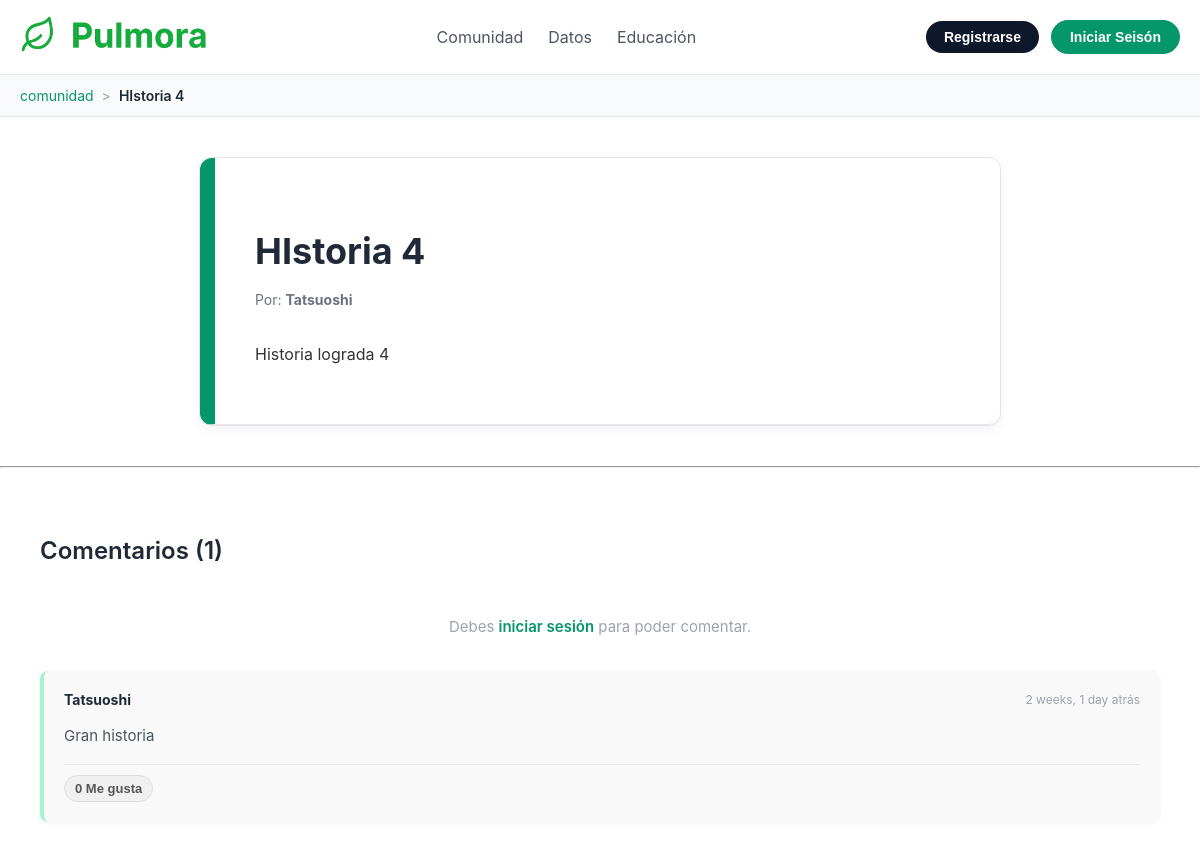
Screenshot of /post/15/ with the database file from the repository.
### Pulmora_Maps/models.py (models this page shows, shortened)
class Post(models.Model):
    author = models.ForeignKey(User, on_delete=models.CASCADE, related_name='posts')
    title = models.CharField(max_length=200)
    content = models.TextField()
    created_at = models.DateTimeField(auto_now_add=True)
    updated_at = models.DateTimeField(auto_now=True)
    likes = models.ManyToManyField(User, related_name='liked_posts', blank=True)
    class Meta:
        db_table = "publicaciones"
        ordering = ['-created_at']

class Comment(models.Model):
    post = models.ForeignKey(Post, on_delete=models.CASCADE, related_name='comments')
    author = models.ForeignKey(User, on_delete=models.CASCADE, related_name='users_comments')
    content = models.TextField()
    created_at = models.DateTimeField(auto_now_add=True)
    likes = models.ManyToManyField(User, related_name='liked_comments', blank=True)
    class Meta:
        db_table = "comentarios"
        ordering = ['-created_at']
    @property
    def total_likes(self):
        return self.likes.count()

### Pulmora_Maps/views.py (the view)
# urls.py: path('post/<int:post_id>/', views.post_details, name='post_detail'),
def post_details(request, post_id):
    post = get_object_or_404(Post,pk=post_id)
    if request.method == 'POST':
        if request.user.is_authenticated:
            content = request.POST.get('comment-content')
            if content:
                Comment.objects.create(post=post, author=request.user, content=content)
                return redirect('post_detail', post_id=post.id)
    comments = post.comments.all()
    context = {
        'post': post,
        'comments': comments,
        'breadcrumb': [
            {'name': 'comunidad', 'url': 'community'},
            {'name': post.title, 'url': None}
        ]
    }
    return render(request, 'pulmora/post_detail.html', context)

### Pulmora_Maps/templates/pulmora/post_detail.html (shortened to what this page needs)
{% load static %}
<!DOCTYPE html>
<html lang="es">
<head>
    <link rel="stylesheet" href="{% static 'css/post_detail.css' %}">
</head>
<body>
    {% include 'pulmora/partials/header.html' %}
    {% include 'pulmora/partials/breadcrumb.html' %}
    <main>
        <div class="post-detail-container">
            <article class="post-full">
                <h1>{{ post.title }}</h1>
                <div class="post-meta">
                    <span>Por: <strong>{{ post.author.username }}</strong></span>
                </div>
                <div class="post-content">
                    <p>{{ post.content|linebreaks }}</p>
                </div>
            </article>
        </div>
        <hr>
        <section class="comments-section">
            <h2>Comentarios ({{ comments.count }})</h2>
            {% if user.is_authenticated %}
                <form class="new-comment-form" method="post">
                    {% csrf_token %}
                    <textarea name="comment-content" placeholder="Escribe tu comentario..." required></textarea>
                    <button type="submit" class="btn btn-primary">Comentar</button>
                </form>
            {% else %}
                <p>Debes <a href="{% url 'login' %}">iniciar sesión</a> para poder comentar.</p>
            {% endif %}
            <div class="comment-list">
                {% for comment in comments %}
                    <div class="comment-card">
                        <div class="comment-author">
                            <strong>{{ comment.author.username }}</strong>
                            <span class="comment-date">{{ comment.created_at|timesince }} atrás</span>
                        </div>
                        <p>{{ comment.content|linebreaks }}</p>
                        <div class="comment-actions">
                            <button class="like-btn comment-like-btn {% if user in comment.likes.all %}liked{% endif %}" data-comment-id="{{ comment.id }}">
                                <span class="like-count">{{ comment.total_likes }}</span> Me gusta
                            </button>
                        </div>
                    </div>
                {% empty %}
                    <p>Todavía no hay comentarios. ¡Sé el primero en comentar!</p>
                {% endfor %}
            </div>
        </section>
    </main>
</body>
</html>

### Pulmora_Maps/templates/pulmora/partials/breadcrumb.html
{% load static %}
<nav class="breadcrumb-nav" aria-label="breadcrumb">
    <div class="breadcrumb-container">
        <ol class="breadcrumb-list">
            {% for item in breadcrumb %}
                {% if item.url %}
                    <li class="breadcrumb-item">
                        <a href="{% url item.url %}">{{ item.name }}</a>
                    </li>
                    {% if not forloop.last %}
                        <li class="breadcrumb-separator">></li>
                    {% endif %}
                {% else %}
                    <li class="breadcrumb-item active" aria-current="page">
                        {{ item.name }}
                    </li>
                {% endif %}
            {% endfor %}
        </ol>
    </div>
</nav>

### static/css/post_detail.css (style rules this page uses)
body { font-family: -apple-system, BlinkMacSystemFont, 'Segoe UI', Roboto, Oxygen, Ubuntu, Cantarell, sans-serif; background: #ffffff; margin: 0; padding: 0; }
.post-detail-container { max-width: 800px; margin: 40px auto; padding: 0 0px; background-color: #ffffff; border: 1px solid #e5e7eb; border-radius: 12px; box-shadow: 0 4px 12px rgba(0, 0, 0, 0.05); }
.post-full { padding: 40px; border-bottom: 1px solid #e5e7eb; border-left: 15px solid #059669; border-radius: 12px; }
.post-full h1 { font-size: 36px; font-weight: 700; color: #1f2937; margin-bottom: 16px; line-height: 1.3; }
.post-meta { display: flex; gap: 20px; font-size: 14px; color: #6b7280; margin-bottom: 32px; }
.post-content p { font-size: 16px; line-height: 1.8; color: #333; }
.comments-section { padding: 40px; }
.comments-section h2 { font-size: 24px; font-weight: 600; color: #1f2937; margin-bottom: 32px; }
.comment-list { display: flex; flex-direction: column; gap: 20px; }
.comment-card { background-color: #f9f9f9; border-radius: 8px; padding: 20px; border-left: 4px solid #a7f3d0; box-shadow: 0 1px 4px rgba(0, 0, 0, 0.05); }
.comment-author { display: flex; justify-content: space-between; align-items: center; margin-bottom: 12px; font-size: 14px; }
.comment-author strong { color: #1f2937; }
.comment-date { font-size: 12px; color: #9ca3af; }
.comment-card p { font-size: 15px; color: #4b5563; line-height: 1.7; }
.comments-section > p { text-align: center; padding: 20px; color: #9ca3af; font-size: 15px; }
.comments-section > p a { color: #059669; font-weight: 600; text-decoration: none; }
.breadcrumb-nav { background-color: #f9fafb; border-bottom: 1px solid #e5e7eb; padding: 12px 0; }
.breadcrumb-container { max-width: 1200px; margin: 0 auto; padding: 0 20px; }
.breadcrumb-list { display: flex; align-items: center; list-style: none; margin: 0; padding: 0; flex-wrap: wrap; }
.breadcrumb-item { font-size: 14px; color: #6b7280; }
.breadcrumb-item a { color: #059669; text-decoration: none; transition: color 0.2s; }
.breadcrumb-item.active { color: #1f2937; font-weight: 600; }
.breadcrumb-separator { margin: 0 8px; color: #9ca3af; font-size: 14px; }
.comment-actions { margin-top: 15px; padding-top: 10px; border-top: 1px solid #e5e7eb; }
.like-btn { background-color: #f0f0f0; color: #555; border: 1px solid #ddd; padding: 5px 10px; border-radius: 20px; cursor: pointer; font-size: 13px; font-weight: 600; transition: all 0.2s ease; }

### rows the page displays
Post: name "HIstoria 4", title "HIstoria 4", author.username "Tatsuoshi", content "Historia lograda 4", count "1"
Comment: author.username "Tatsuoshi", created_at "2 weeks, 1 day", content "Gran historia", total_likes "0"

### other values shown
{{ item.name }} "comunidad"
